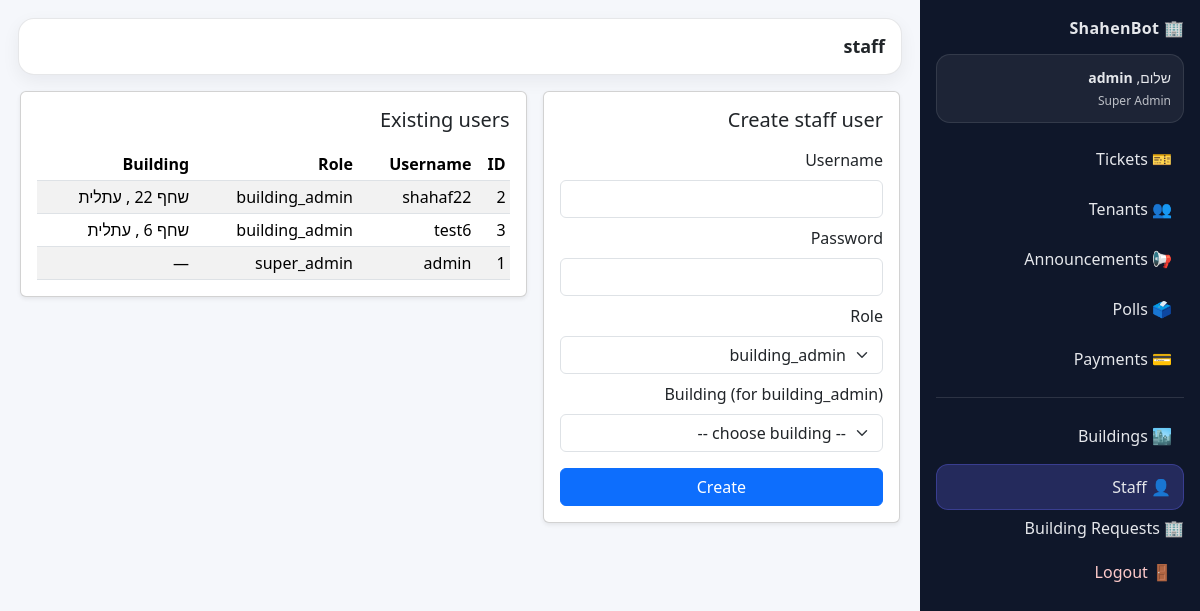
Screenshot of /admin/staff (signed in) with the database file from the repository.
### tables this page shows
CREATE TABLE staff_users (
            id INTEGER PRIMARY KEY AUTOINCREMENT,
            username TEXT NOT NULL UNIQUE,
            password_hash TEXT NOT NULL,
            role TEXT NOT NULL,          -- 'super_admin' | 'building_admin'
            building_id INTEGER,         -- NULL for super_admin
            created_at TEXT, email TEXT, telegram_user_id TEXT,
            FOREIGN KEY(building_id) REFERENCES buildings(id)
        );

CREATE TABLE buildings (
        id INTEGER PRIMARY KEY AUTOINCREMENT,
        city TEXT,
        street TEXT NOT NULL,
        number TEXT NOT NULL,
        name TEXT,
        is_active INTEGER DEFAULT 1,
        created_at TEXT
    , building_code TEXT, admin_email TEXT, admin_invite_code TEXT, admin_email_verified INTEGER);

### app.py (the view)
@app.get("/admin/staff")
def admin_staff():
    u = require_super_admin()
    if not isinstance(u, dict):
        return u
    staff = list_staff_users_db()
    buildings = list_buildings_db(limit=500)
    return render_template("staff.html", staff=staff, buildings=buildings, current_user=u, error=None)

### app.py (called while the page is built, shortened)
def current_user():
    staff_user_id = session.get("staff_user_id")
    if staff_user_id:
        u = get_staff_user_by_id_db(staff_user_id)
        if u:
            return dict(u)

def require_login():
    u = current_user()
    if not u:
        return redirect(url_for("login"))
    return u

def require_super_admin():
    u = require_login()
    if not isinstance(u, dict):
        return u
    if u["role"] != "super_admin":
        abort(403)
    return u

@app.context_processor
def inject_current_user():
    tenant_user = None
    tenant_id = session.get("tenant_id")
    if tenant_id:
        tenant_user = get_tenant_by_id_db(int(tenant_id))
    return dict(current_tenant=tenant_user)

### shahenbot_db.py (called while the page is built)
def get_connection():
    conn = sqlite3.connect(DB_PATH)
    conn.row_factory = sqlite3.Row
    return conn

def list_buildings_db(limit: int = 500, search: str | None = None) -> list[dict]:
    conn = get_connection()
    cur = conn.cursor()
    q = """
      SELECT id, city, street, number, name, is_active, created_at
      FROM buildings
      WHERE 1=1
    """
    params = []
    if search:
        like = f"%{search}%"
        q += " AND (street LIKE ? OR number LIKE ? OR COALESCE(city,'') LIKE ? OR COALESCE(name,'') LIKE ?)"
        params += [like, like, like, like]
    q += " ORDER BY street, number LIMIT ?"
    params.append(limit)
    cur.execute(q, params)
    rows = cur.fetchall()
    conn.close()
    return [
        {"id": r[0], "city": r[1], "street": r[2], "number": r[3], "name": r[4], "is_active": r[5], "created_at": r[6]}
        for r in rows
    ]

def list_staff_users_db(limit: int = 200) -> list[dict]:
    conn = get_connection()
    cur = conn.cursor()
    cur.execute(
        """
        SELECT u.id, u.username, u.role, u.building_id,
               b.street, b.number, COALESCE(b.city,''), COALESCE(b.name,'')
        FROM staff_users u
        LEFT JOIN buildings b ON b.id = u.building_id
        ORDER BY u.role, u.username
        LIMIT ?
        """,
        (limit,),
    )
    rows = cur.fetchall()
    conn.close()
    return [
        {
            "id": r[0],
            "username": r[1],
            "role": r[2],
            "building_id": r[3],
            "building_street": r[4],
            "building_number": r[5],
            "building_city": r[6],
            "building_name": r[7],
        }
        for r in rows
    ]

### templates/staff.html (shortened to what this page needs)
{% extends "admin_base.html" %}
{% block page_title %}staff{% endblock %}
{% block content %}
  <div class="row g-3">
    <div class="col-lg-5">
      <div class="card shadow-sm">
        <div class="card-body">
          <h5 class="mb-3">Create staff user</h5>
          <form method="post" action="{{ url_for('admin_staff_create') }}">
            <div class="mb-2">
              <label class="form-label">Username</label>
              <input class="form-control" name="username" required>
            </div>
            <div class="mb-2">
              <label class="form-label">Password</label>
              <input class="form-control" type="password" name="password" required>
            </div>
            <div class="mb-2">
              <label class="form-label">Role</label>
              <select class="form-select" name="role">
                <option value="building_admin">building_admin</option>
              </select>
            </div>
            <div class="mb-2">
              <label class="form-label">Building (for building_admin)</label>
              <select class="form-select" name="building_id">
                <option value="">-- choose building --</option>
              </select>
            </div>
            <button class="btn btn-primary w-100 mt-2" type="submit">Create</button>
          </form>
        </div>
      </div>
    </div>
    <div class="col-lg-7">
      <div class="card shadow-sm">
        <div class="card-body">
          <h5 class="mb-3">Existing users</h5>
          <div class="table-responsive">
            <table class="table table-sm table-striped align-middle mb-0">
              <thead>
                <tr>
                  <th>ID</th>
                  <th>Username</th>
                  <th>Role</th>
                  <th>Building</th>
                </tr>
              </thead>
              <tbody>
              {% for u in staff %}
                <tr>
                  <td>{{ u.id }}</td>
                  <td>{{ u.username }}</td>
                  <td>{{ u.role }}</td>
                  <td>
                    {% if u.building_id %}
                      {{ u.building_street }} {{ u.building_number }}
                      {% if u.building_city %}, {{ u.building_city }}{% endif %}
                    {% else %}
                      —
                    {% endif %}
                  </td>
                </tr>
              {% endfor %}
              </tbody>
            </table>
          </div>
        </div>
      </div>
    </div>
{% endblock %}

### templates/admin_base.html (shortened to what this page needs)
<!doctype html>
<html lang="he" dir="rtl">
<head>
  <link href="https://cdn.jsdelivr.net/npm/bootstrap@5.3.3/dist/css/bootstrap.min.css" rel="stylesheet">
</head>
<body>
<div class="sb-layout">
  <aside class="sb-sidebar">
    <div class="sb-brand">🏢 ShahenBot</div>
    <div class="sb-userbox">
      <div class="sb-hello">שלום, <b>{{ current_user.username if current_user else "Admin" }}</b></div>
      {% if current_user and current_user.role == "building_admin" %}
        <div class="sb-sub">בניין #{{ current_user.building_id }}</div>
      {% elif current_user and current_user.role == "super_admin" %}
        <div class="sb-sub">Super Admin</div>
      {% endif %}
    </div>
    <nav class="sb-nav">
      <a class="sb-link {% if request.endpoint=='admin_dashboard' %}active{% endif %}"
         href="{{ url_for('admin_dashboard') }}">🎫 Tickets</a>
      <a class="sb-link {% if request.endpoint=='admin_tenants' %}active{% endif %}"
         href="{{ url_for('admin_tenants') }}">👥 Tenants</a>
      <a class="sb-link {% if request.endpoint=='admin_announcements' %}active{% endif %}"
         href="{{ url_for('admin_announcements') }}">📢 Announcements</a>
      <a class="sb-link {% if request.endpoint in ['admin_polls','admin_poll_results'] %}active{% endif %}"
         href="{{ url_for('admin_polls') }}">🗳️ Polls</a>
      <a class="sb-link {% if request.endpoint.startswith('admin_payments') %}active{% endif %}"
         href="{{ url_for('admin_payments') }}">💳 Payments</a>
      {% if current_user and current_user.role == "super_admin" %}
        <div class="sb-sep"></div>
        <a class="sb-link {% if request.endpoint=='admin_buildings' %}active{% endif %}"
           href="{{ url_for('admin_buildings') }}">🏙️ Buildings</a>
        <a class="sb-link {% if request.endpoint=='admin_staff' %}active{% endif %}"
           href="{{ url_for('admin_staff') }}">👤 Staff</a>
             <a class="nav-link {% if request.endpoint=='admin_building_requests' %}active{% endif %}"
     href="{{ url_for('admin_building_requests') }}">
    🏢 Building Requests
  </a>
      {% endif %}
    </nav>
    <div class="sb-footer">
      <a class="sb-link danger" href="{{ url_for('logout') }}">🚪 Logout</a>
    </div>
  </aside>
  <main class="sb-main">
    <div class="sb-topbar">
      <div class="sb-page-title">{% block page_title %}{% endblock %}</div>
    </div>
    <div class="sb-content">
      {% block content %}{% endblock %}
    </div>
  </main>
</div>
</body>
</html>

### templates/admin_base.html (style rules this page uses)
body { background:#f5f7fb; }
.sb-layout { display:flex; min-height:100vh; }
.sb-sidebar { width:280px; flex:0 0 280px; background:#0f172a; color:#e5e7eb; padding:16px; position:sticky; top:0; height:100vh; }
.sb-brand { font-weight:800; letter-spacing:.3px; margin-bottom:14px; }
.sb-userbox { background:rgba(255,255,255,.06); border:1px solid rgba(255,255,255,.10); border-radius:14px; padding:12px; margin-bottom:14px; }
.sb-hello { font-size:14px; }
.sb-sub { font-size:12px; opacity:.8; margin-top:4px; }
.sb-nav { display:flex; flex-direction:column; gap:6px; margin-top:10px; }
.sb-link { display:block; text-decoration:none; color:#e5e7eb; padding:10px 12px; border-radius:12px; }
.sb-link.active { background:rgba(99,102,241,.25); border:1px solid rgba(99,102,241,.35); }
.sb-sep { height:1px; background:rgba(255,255,255,.12); margin:10px 0; }
.sb-footer { margin-top:auto; padding-top:10px; }
.sb-link.danger { color:#fecaca; }
.sb-main { flex:1; padding:18px; }
.sb-topbar { background:#ffffff; border:1px solid rgba(15,23,42,.10); border-radius:16px; padding:14px 16px; display:flex; align-items:center; justify-content:space-between; box-shadow:0 6px 18px rgba(15,23,42,.06); margin-bottom:14px; }
.sb-page-title { font-size:18px; font-weight:800; }
.sb-content { padding:2px; }

### rows the page displays
staff_users: username "admin", id "1", role "super_admin"
staff_users: id "2", username "shahaf22", role "building_admin", building_street "שחף", building_city "עתלית"
staff_users: id "3", username "test6", role "building_admin", building_street "שחף", building_city "עתלית"
